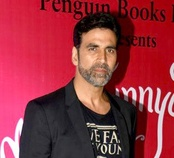
#> input picture openCv/assets/peopleData/Akshay Kumar/Akshay_Kumar_at_Launch_of_his_wife_Twinkle_Khanna's_book_'Mrs_Funnybones',in_2015dfgvrh.jpg, 174 x 158 px, shrunk from 279 x 252 before the run, found by its file name; its folder holds only this picture in this run
$ python face_training.py
#> lines starting #> are read from the running program, lines starting #| are printed output that depends on the picture
import numpy as np
import cv2 as cv
import os

people = []
DIR = r"D:\\programing\\python_programms\\openCv\\assets\\peopleData"
names = os.listdir(DIR)
face_cascade = cv.CascadeClassifier(
    'C:\\Users\\Kiran\\AppData\\Local\\Programs\\Python\\Python310\\Lib\\site-packages\\cv2\\data\\haarcascade_frontalface_default.xml'
)

for k in names:
    people.append(k)
print(people)

features = []
Labels = []


def face_train():
    for person in people:
        path = os.path.join(DIR, person)
        label = people.index(person)

        for img in os.listdir(path):
            img_path = os.path.join(path, img)
            img_mat = cv.imread(img_path)
#> img_mat is the input picture: shape (158, 174, 3); mean B, G, R 62.5, 49.9, 146.6
            gray = cv.cvtColor(img_mat, cv.COLOR_BGR2GRAY)
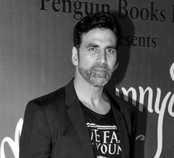
#> gray: shape (158, 174); min 0, max 255, mean 80.2
            faces = face_cascade.detectMultiScale(gray, 1.1, 2)
#> faces = [[73, 29, 55, 55]]
            for (x, y, w, h) in faces:
                face_roi = gray[y:y + h, x:x + w]
                features.append(face_roi)
                Labels.append(label)
#> this loop made 1 pass
#> pass 1, in face_train, `face_roi = gray[y:y + h, x:x + w]`:
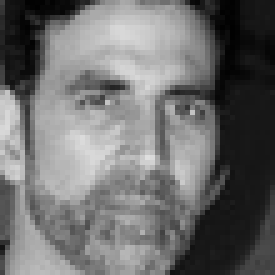
#> face_roi: shape (55, 55) (shown 5 times larger); min 1, max 223, mean 110.3
#> after the loop, Labels = [0]; features = 1 item
#> pass 2 of the loop in face_train, `for person in people:`:
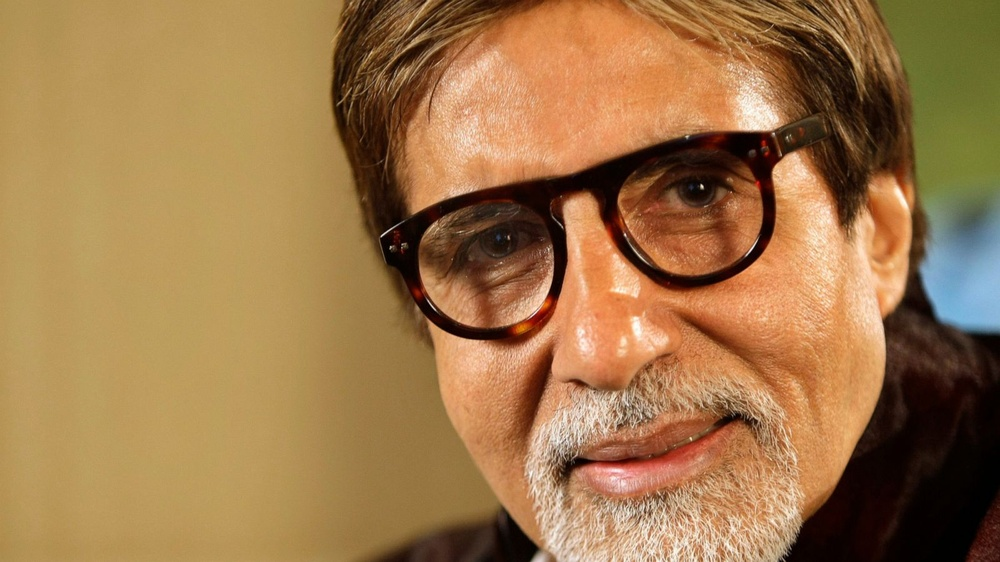
#> input picture openCv/assets/peopleData/Amitabh Bachchan/WireAP_549030b01a854185be06cf302a8e45e7_16x9_1600wetqe.jpg, 1000 x 562 px, shrunk from 1600 x 900 before the run, found by its file name
#> in face_train, img_mat is the input picture: shape (562, 1000, 3); mean B, G, R 74.8, 119.5, 158.7
#> in face_train, `gray = cv.cvtColor(img_mat, cv.COLOR_BGR2GRAY)`:
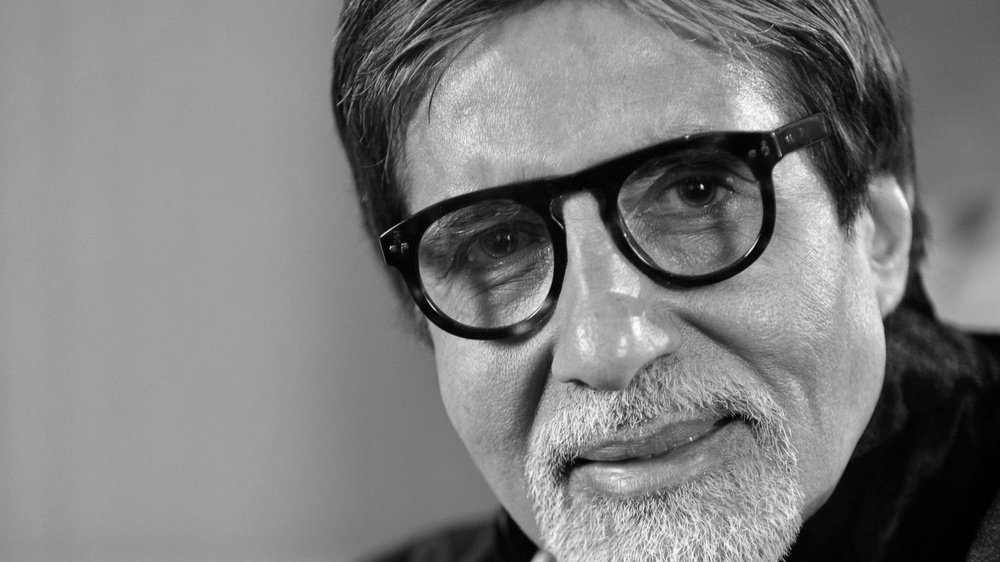
#> gray: shape (562, 1000); min 0, max 253, mean 126.1
#> faces = [[512, 467, 44, 44], [719, 175, 56, 56], [791, 244, 58, 58], [325, 0, 557, 557]]
#> the loop in face_train, `for (x, y, w, h) in faces:` made 4 passes
#> pass 3, in face_train, `face_roi = gray[y:y + h, x:x + w]`:
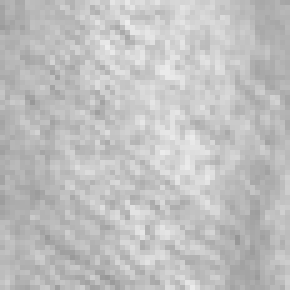
#> face_roi: shape (58, 58) (shown 5 times larger); min 150, max 236, mean 191.8
#> after the loop in face_train, `for (x, y, w, h) in faces:`: Labels = [0, 1, 1, 1, 1]; features = 5 items


face_train()
features = np.array(features, dtype='object')
Labels = np.array(Labels)
# print(f"no of features detected = {len(features)}")
# print(f"no of Labels = {len(Labels)}")

face_recognizer = cv.face.LBPHFaceRecognizer_create()
face_recognizer.train(features, Labels)
face_recognizer.save("openCv\\practice\\face_trained.yml")
np.save("openCv\\practice\\features.npy",features)
np.save("openCv\\practice\\labels.npy", Labels)

print(features)
#> (printed output is left out)
